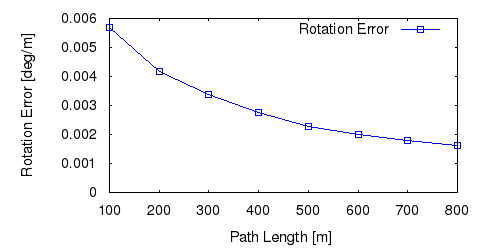

Generate this figure with gnuplot:
set term postscript eps enhanced color
set output "19_rl.eps"
set size ratio 0.5
set yrange [0:*]
set xlabel "Path Length [m]"
set ylabel "Rotation Error [deg/m]"
plot "19_rl.txt" using 1:($2*57.3) title 'Rotation Error' lc rgb "#0000FF" pt 4 w linespoints
